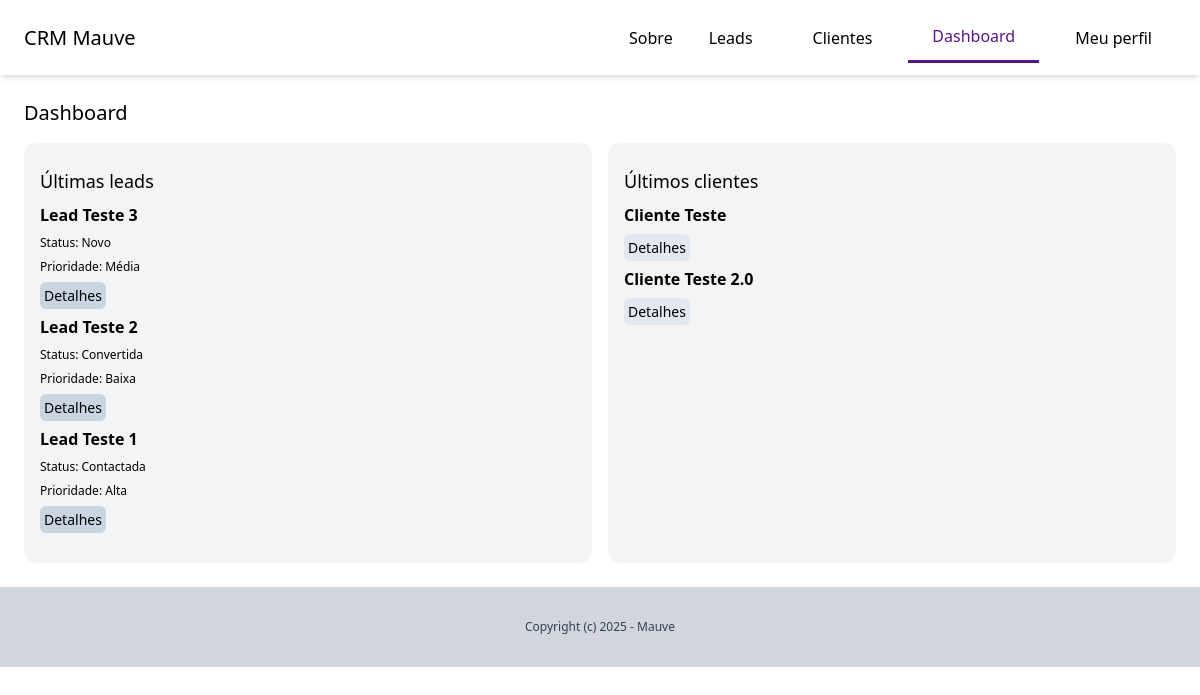
The app's page /dashboard/ (signed in), older data.
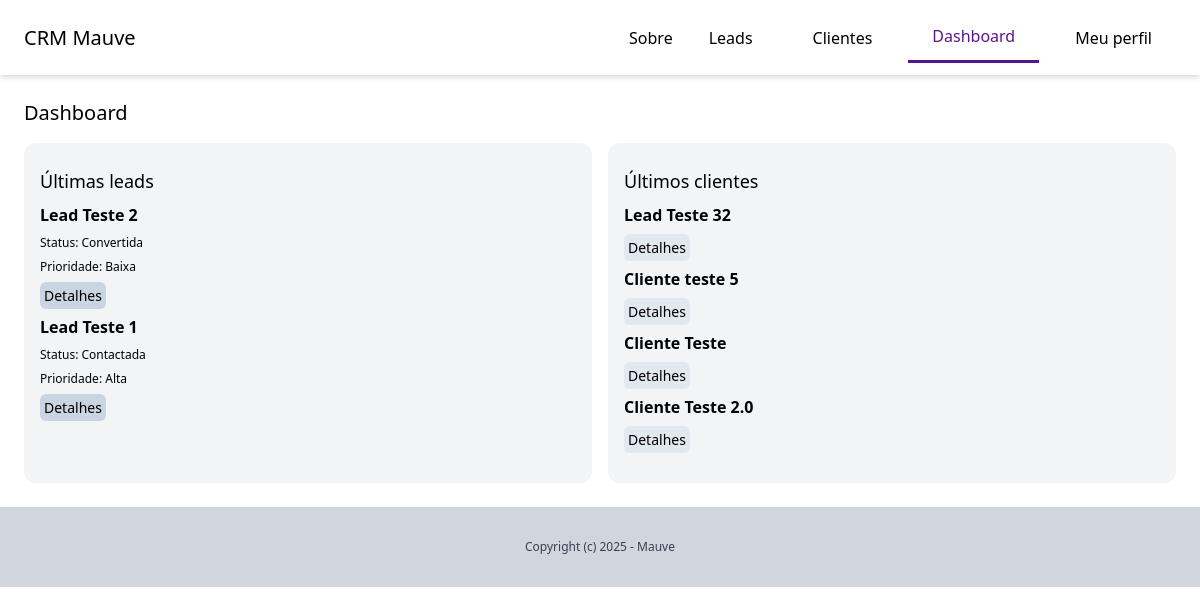
The same page, newer data.
### lead/models.py (models this page shows, shortened)
class Lead(models.Model):
    LOW = 'baixa'
    MEDIUM = 'media'
    HIGH = 'alta'
    CHOICES_PRIORITY = [
        (LOW, 'Baixa'),
        (MEDIUM, 'Média'),
        (HIGH, 'Alta')
    ]
    NOVO = 'novo'
    CONT = 'contactada'
    CONV = 'convertida'
    PERD = 'perdida'
    CHOICES_STATUS = [
        (NOVO, 'Novo'),
        (CONT, 'Contactada'),
        (CONV, 'Convertida'),
        (PERD, 'Perdida'),
    ]
    team = models.ForeignKey(Team, related_name='leads', on_delete=models.CASCADE)
    nome = models.CharField(max_length=255)
    email = models.EmailField()
    sobre = models.CharField(blank=True, null=True)
    prioridade = models.CharField(max_length=10, choices=CHOICES_PRIORITY, default=MEDIUM)
    status = models.CharField(max_length=10, choices=CHOICES_STATUS, default=NOVO)
    convertida_para_client = models.BooleanField(default=False)
    criada_por = models.ForeignKey(User, related_name='leads', on_delete=models.CASCADE)
    criada_em = models.DateTimeField(auto_now_add=True)
    modificada_em = models.DateTimeField(auto_now=True)
    class Meta:
        ordering = ('nome',)

### client/models.py (models this page shows, shortened)
class Client(models.Model):
    team = models.ForeignKey(Team, related_name='clients', on_delete=models.CASCADE)
    nome = models.CharField(max_length=255)
    email = models.EmailField()
    sobre = models.CharField(blank=True, null=True)
    criado_por = models.ForeignKey(User, related_name='clients', on_delete=models.CASCADE)
    criado_em = models.DateTimeField(auto_now_add=True)
    modificado_em = models.DateTimeField(auto_now=True)
    class Meta:
        ordering = ('nome',)

### dashboard/views.py (the view)
# urls.py: path('', views.dashboard, name='index'),
@login_required
def dashboard(request):
    team = Team.objects.filter(criado_por=request.user)[0]
    leads = Lead.objects.filter(team=team, convertida_para_client=False).order_by('-criada_em')[0:5]
    clients = Client.objects.filter(team=team).order_by('-criado_em')[0:5]
    return render(request, 'dashboard/dashboard.html', {
        'leads': leads,
        'clients': clients,
    })

### dashboard/templates/dashboard/dashboard.html (shortened to what this page needs)
{% extends 'core/base.html' %}
{% block content %}
    <div class="py-6 px-6">
        <h1 class="mb-4 text-xl">Dashboard</h1>
        <div class="flex space-x-4">
            <div class="w-1/2 px-4 py-6 bg-gray-100 rounded-xl leads">
                <h2 class="text-lg mb-2">Últimas leads</h2>
                {% for lead in leads %}
                    <div class="lead mb-2">
                        <div class="space-y-2">
                            <h3 class="font-semibold" >{{ lead.nome }}</h3>
                            <p class="text-xs">Status: {{ lead.get_status_display }}</p>
                            <p class="text-xs">Prioridade: {{ lead.get_prioridade_display }}</p>
                            <a href="{% url 'leads:sobre' lead.pk %}" class="py-1 px-1 text-sm bg-slate-300 rounded-md hover:bg-slate-100">Detalhes</a>
                        </div>
                    </div>
                {% endfor %}
            </div>
            <div class="w-1/2 px-4 py-6 bg-gray-100 rounded-xl clients">
                <h2 class="text-lg mb-2">Últimos clientes</h2>
                {% for client in clients %}
                    <div class="client mb-2">
                        <div class="space-y-2">
                            <h3 class="font-semibold">{{ client.nome }}</h3>
                            <a href="{% url 'clients:sobre' client.pk %}" class="py-1 px-1 text-sm bg-slate-200 rounded-md hover:bg-slate-100">Detalhes</a>
                        </div>
                    </div>
                {% endfor %}
            </div>
        </div>
    </div>
{% endblock %}

Row changes from the older to the newer data that the page shows:
removed Lead: nome "Lead Teste 3", status "Novo", prioridade "Média"
added Client: nome "Lead Teste 32"
added Client: nome "Cliente teste 5"
